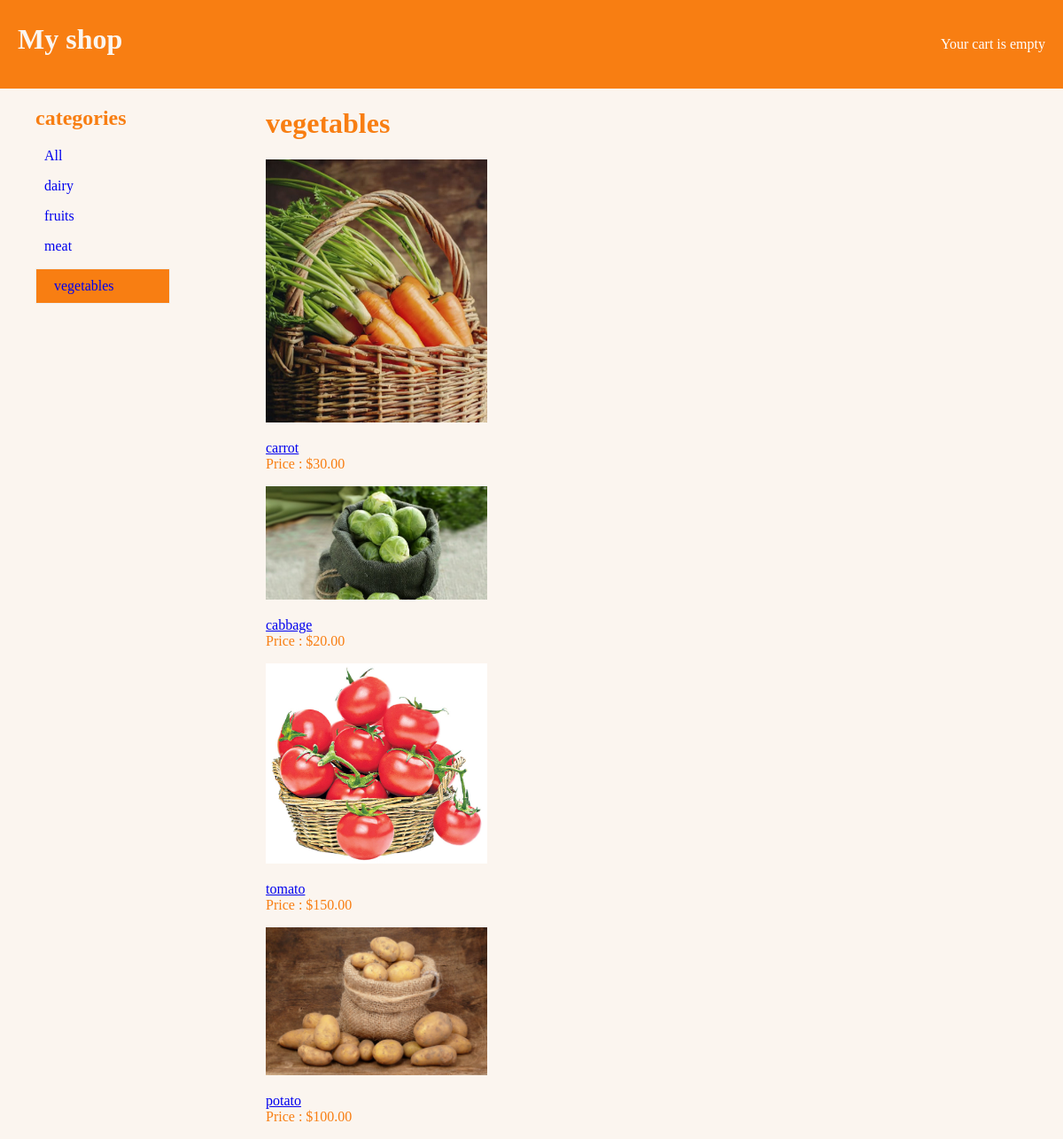
Page /vegetables/ on the committed database.
### shop/models.py (models this page shows, shortened)
class Category(models.Model):
	name = models.CharField(max_length=200,db_index=True)
	slug = models.SlugField(max_length=200,db_index=True,unique=True)
	class Meta:
		ordering = ('name',)
		verbose_name = "Category"
		verbose_name_plural = "Categorys"
	def get_absolute_url(self):
		return reverse('shop:product_list_category',args=[self.slug])

class Product(models.Model):
	category 	= models.ForeignKey(Category,related_name='product',on_delete=models.CASCADE)
	name 		= models.CharField(max_length=200,db_index=True)
	slug 		= models.SlugField(max_length=200,db_index=True)
	Image 		= models.ImageField(blank=True)
	description = models.TextField(blank=True)
	price 		= models.DecimalField(max_digits=10,decimal_places=2)
	stock 		= models.PositiveIntegerField()
	available 	= models.BooleanField(default=True)
	created 	= models.DateTimeField(auto_now_add=True)
	updated 	= models.DateTimeField(auto_now=True)
	class Meta:
		ordering = ('-created',)
		index_together = (('id','slug'),)
		verbose_name = "Product"
		verbose_name_plural = "Products"
	def get_absolute_url(self):
		return reverse('shop:product_detail',args=[self.id,self.slug])

### shop/views.py (the view)
# urls.py: re_path('^(?P<category_slug>[-\w]+)/$',views.product_list,name='product_list_category'),
def product_list(request,category_slug=None):
    category = None
    categories = Category.objects.all()
    products = Product.objects.filter(available=True)
    if category_slug:
        category = get_object_or_404(Category,slug=category_slug)
        products = products.filter(category=category)
    context = {
		'category':category,
		'categories':categories,
		'products':products
	}
    return render(request,'shop/product/list.html',context)

### cart/cart.py (called while the page is built)
    def __len__(self):
        return sum(item['quantity'] for item in self.cart.values())

### cart/context_processors.py (called while the page is built)
def cart(request):
    return {'cart':Cart(request)}

### shop/templates/shop/product/list.html (shortened to what this page needs)
{% extends "base.html" %}
{% load static %}
{% block content %}
	<div id="sidebar">
		<ul>
			<h2>categories</h2>
				<li
				>
					<a href="{% url 'shop:product_list' %}">All</a>
				</li>
		</ul>
		{% for cat in categories %}
			<ul>
				<li
					{% if category.slug == cat.slug %}
						class = "selected"
					{% endif %}
				>
					<a href="{{cat.get_absolute_url}}">{{cat.name}}</a>
				</li>
			</ul>
		{% endfor %}
	</div>
	<div id="main">
		<h1>
			{% if category %}
				{{category.name}}
			{% else %}
				Products
			{% endif %}
		</h1>
			{% for prod in products %}
				<div class="items">
					<a href="{{prod.get_absolute_url}}">
						<img src="
							{% if prod.Image %}
								{{prod.Image.url}}
							{% else %}
								{% static 'img/default.png' %}
							{% endif %}"
						width=250px>
					</a><br>
					<p class="center"><a href="{{prod.get_absolute_url}}">{{prod.name}}</a>
					<br>Price : ${{prod.price}}</p>
				</div>
			{% endfor %}
</div>
{% endblock content %}

### shop/static/css/style.css (style rules this page uses)
body { background: #FBF5EF; padding:0; margin:0 auto; color: #f87e12; }
#sidebar { float:left; width:25%; }
#sidebar ul li { width:50%; display: block; list-style:none; }
#sidebar ul li a { text-decoration: none; padding:10px; }
.selected { background-color:#f87e12; color:#fff; border:1px solid #eee; text-decoration: none; padding:10px; }
#main { float:left; width:75%; overflow: hidden; }
#main .items { width:33.33333%; }

### rows in the picture
Category: name "dairy"
Category: name "fruits"
Category: name "meat"
Category: name "vegetables"
Product: Image (picture), name "carrot", price "30.00"
Product: Image (picture), name "cabbage", price "20.00"
Product: Image (picture), name "tomato", price "150.00"
Product: Image (picture), name "potato", price "100.00"
